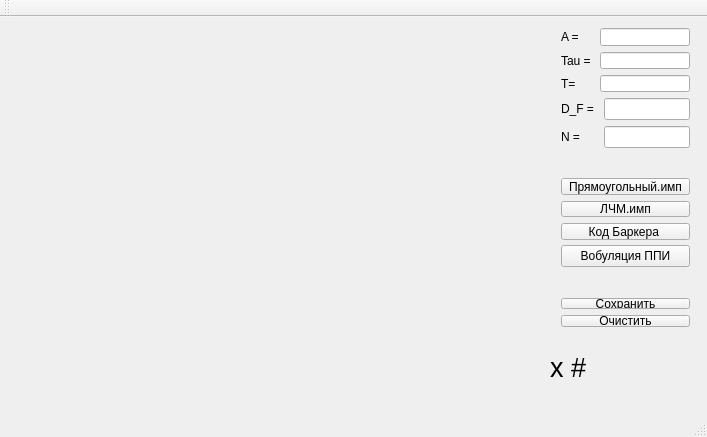
<?xml version="1.0" encoding="UTF-8"?>
<ui version="4.0">
 <class>MainWindow</class>
 <widget class="QMainWindow" name="MainWindow">
  <property name="geometry">
   <rect>
    <x>0</x>
    <y>0</y>
    <width>707</width>
    <height>437</height>
   </rect>
  </property>
  <property name="sizePolicy">
   <sizepolicy hsizetype="Fixed" vsizetype="Fixed">
    <horstretch>0</horstretch>
    <verstretch>0</verstretch>
   </sizepolicy>
  </property>
  <property name="windowTitle">
   <string>MainWindow</string>
  </property>
  <widget class="QWidget" name="centralWidget">
   <widget class="QCustomPlot" name="widget" native="true">
    <property name="geometry">
     <rect>
      <x>20</x>
      <y>20</y>
      <width>521</width>
      <height>361</height>
     </rect>
    </property>
   </widget>
   <widget class="QWidget" name="layoutWidget">
    <property name="geometry">
     <rect>
      <x>550</x>
      <y>0</y>
      <width>151</width>
      <height>142</height>
     </rect>
    </property>
    <layout class="QGridLayout" name="gridLayout_6">
     <item row="0" column="0">
      <layout class="QGridLayout" name="gridLayout">
       <item row="1" column="0">
        <widget class="QLabel" name="label_2">
         <property name="text">
          <string>Tau = </string>
         </property>
        </widget>
       </item>
       <item row="0" column="0">
        <widget class="QLabel" name="label">
         <property name="text">
          <string>A =</string>
         </property>
        </widget>
       </item>
       <item row="2" column="0">
        <widget class="QLabel" name="label_3">
         <property name="text">
          <string>T= </string>
         </property>
        </widget>
       </item>
       <item row="2" column="1">
        <widget class="QLineEdit" name="lineEdit_3"/>
       </item>
       <item row="1" column="1">
        <widget class="QLineEdit" name="lineEdit_2"/>
       </item>
       <item row="0" column="1">
        <widget class="QLineEdit" name="lineEdit">
         <property name="locale">
          <locale language="English" country="UnitedStates"/>
         </property>
        </widget>
       </item>
      </layout>
     </item>
     <item row="1" column="0">
      <layout class="QGridLayout" name="gridLayout_4">
       <item row="1" column="0">
        <widget class="QLabel" name="label_6">
         <property name="text">
          <string>N = </string>
         </property>
        </widget>
       </item>
       <item row="0" column="0">
        <widget class="QLabel" name="label_4">
         <property name="text">
          <string>D_F = </string>
         </property>
        </widget>
       </item>
       <item row="1" column="1">
        <widget class="QLineEdit" name="lineEdit_5">
         <property name="locale">
          <locale language="English" country="UnitedStates"/>
         </property>
        </widget>
       </item>
       <item row="0" column="1">
        <widget class="QLineEdit" name="lineEdit_4"/>
       </item>
      </layout>
     </item>
    </layout>
   </widget>
   <widget class="QWidget" name="layoutWidget">
    <property name="geometry">
     <rect>
      <x>550</x>
      <y>150</y>
      <width>151</width>
      <height>111</height>
     </rect>
    </property>
    <layout class="QGridLayout" name="gridLayout_7">
     <item row="0" column="0">
      <layout class="QGridLayout" name="gridLayout_3">
       <item row="0" column="0">
        <layout class="QGridLayout" name="gridLayout_2">
         <item row="3" column="0">
          <widget class="QPushButton" name="pushButton_3">
           <property name="text">
            <string>Код Баркера </string>
           </property>
          </widget>
         </item>
         <item row="2" column="0">
          <widget class="QPushButton" name="pushButton">
           <property name="text">
            <string>ЛЧМ.имп</string>
           </property>
          </widget>
         </item>
         <item row="0" column="0">
          <widget class="QPushButton" name="pushButton_2">
           <property name="text">
            <string>Прямоугольный.имп</string>
           </property>
          </widget>
         </item>
        </layout>
       </item>
       <item row="1" column="0">
        <widget class="QPushButton" name="pushButton_4">
         <property name="text">
          <string>Вобуляция ППИ</string>
         </property>
        </widget>
       </item>
      </layout>
     </item>
    </layout>
   </widget>
   <widget class="QLabel" name="N_label">
    <property name="geometry">
     <rect>
      <x>550</x>
      <y>330</y>
      <width>71</width>
      <height>41</height>
     </rect>
    </property>
    <property name="font">
     <font>
      <pointsize>20</pointsize>
     </font>
    </property>
    <property name="text">
     <string>x #</string>
    </property>
   </widget>
   <widget class="QWidget" name="layoutWidget">
    <property name="geometry">
     <rect>
      <x>550</x>
      <y>270</y>
      <width>151</width>
      <height>51</height>
     </rect>
    </property>
    <layout class="QGridLayout" name="gridLayout_8">
     <item row="2" column="0">
      <widget class="QPushButton" name="pushButton_5">
       <property name="text">
        <string>Очистить</string>
       </property>
      </widget>
     </item>
     <item row="1" column="0">
      <widget class="QPushButton" name="pushButton_6">
       <property name="text">
        <string>Сохранить</string>
       </property>
      </widget>
     </item>
    </layout>
   </widget>
  </widget>
  <widget class="QMenuBar" name="menuBar">
   <property name="geometry">
    <rect>
     <x>0</x>
     <y>0</y>
     <width>707</width>
     <height>20</height>
    </rect>
   </property>
  </widget>
  <widget class="QToolBar" name="mainToolBar">
   <attribute name="toolBarArea">
    <enum>TopToolBarArea</enum>
   </attribute>
   <attribute name="toolBarBreak">
    <bool>false</bool>
   </attribute>
  </widget>
  <widget class="QStatusBar" name="statusBar"/>
 </widget>
 <layoutdefault spacing="6" margin="11"/>
 <customwidgets>
  <customwidget>
   <class>QCustomPlot</class>
   <extends>QWidget</extends>
   <header>qcustomplot.h</header>
   <container>1</container>
  </customwidget>
 </customwidgets>
 <resources/>
 <connections/>
</ui>
